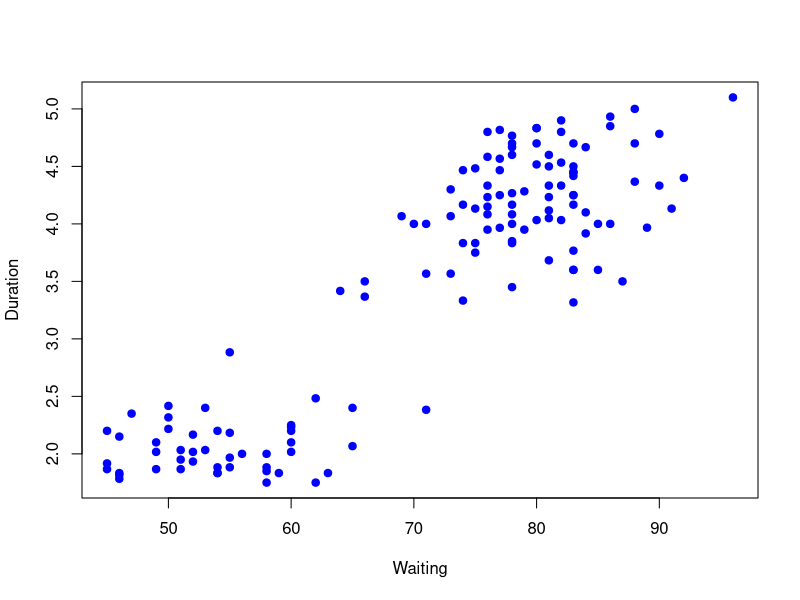
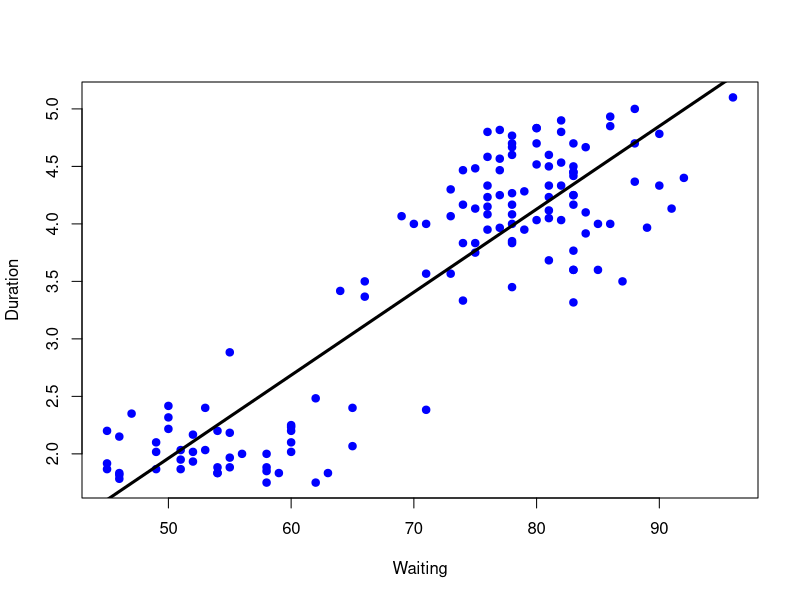
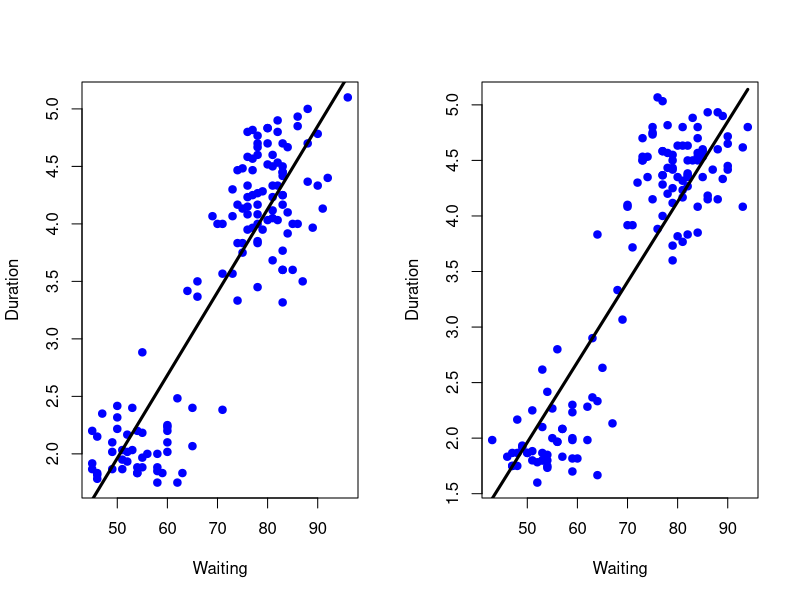
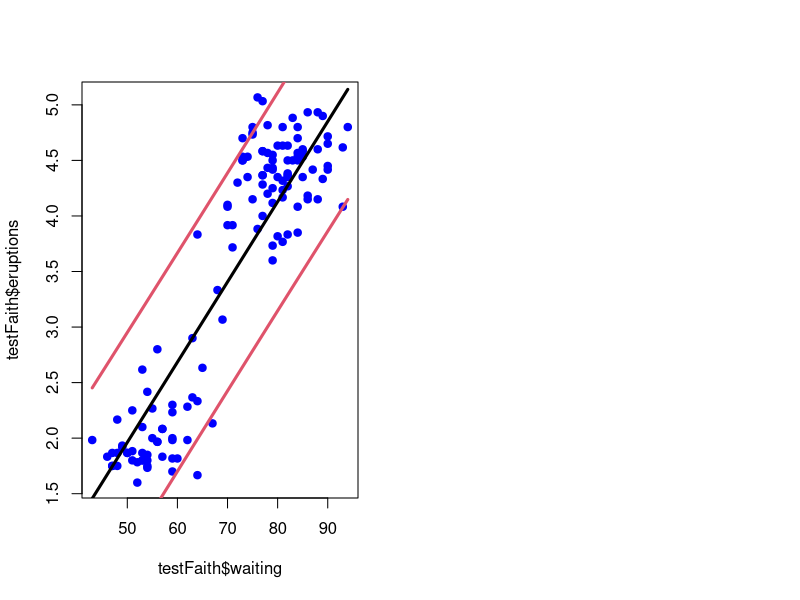

Recreate these plots in R, in order.
## ---- chunk 1
# make this an external chunk that can be included in any file
options(width = 100)
library(knitr)
opts_chunk$set(message = F, error = F, warning = F, comment = NA, fig.align = 'center', dpi = 100, tidy = F, cache.path = '.cache/', fig.path = 'E:/Conrad_github/courses/08_PracticalMachineLearning/017predictingWithRegression/fig/')

options(xtable.type = 'html')
knit_hooks$set(inline = function(x) {
  if(is.numeric(x)) {
    round(x, getOption('digits'))
  } else {
    paste(as.character(x), collapse = ', ')
  }
})
knit_hooks$set(plot = knitr:::hook_plot_html)
## ---- chunk 2
library(caret);data(faithful); set.seed(333)
inTrain <- createDataPartition(y=faithful$waiting,
                              p=0.5, list=FALSE)
trainFaith <- faithful[inTrain,]; testFaith <- faithful[-inTrain,]
head(trainFaith)
## ---- chunk 3
plot(trainFaith$waiting,trainFaith$eruptions,pch=19,col="blue",xlab="Waiting",ylab="Duration")
## ---- chunk 4
lm1 <- lm(eruptions ~ waiting,data=trainFaith)
summary(lm1)
## ---- chunk 5
plot(trainFaith$waiting,trainFaith$eruptions,pch=19,col="blue",xlab="Waiting",ylab="Duration")
lines(trainFaith$waiting,lm1$fitted,lwd=3)
## ---- chunk 6
coef(lm1)[1] + coef(lm1)[2]*80
newdata <- data.frame(waiting=80)
predict(lm1,newdata)
## ---- chunk 7
par(mfrow=c(1,2))
plot(trainFaith$waiting,trainFaith$eruptions,pch=19,col="blue",xlab="Waiting",ylab="Duration")
lines(trainFaith$waiting,predict(lm1),lwd=3)
plot(testFaith$waiting,testFaith$eruptions,pch=19,col="blue",xlab="Waiting",ylab="Duration")
lines(testFaith$waiting,predict(lm1,newdata=testFaith),lwd=3)
## ---- chunk 8
# Calculate RMSE on training
sqrt(sum((lm1$fitted-trainFaith$eruptions)^2))

# Calculate RMSE on test
sqrt(sum((predict(lm1,newdata=testFaith)-testFaith$eruptions)^2))
## ---- chunk 9
pred1 <- predict(lm1,newdata=testFaith,interval="prediction")
ord <- order(testFaith$waiting)
plot(testFaith$waiting,testFaith$eruptions,pch=19,col="blue")
matlines(testFaith$waiting[ord],pred1[ord,],type="l",,col=c(1,2,2),lty = c(1,1,1), lwd=3)
## ---- chunk 10
modFit <- train(eruptions ~ waiting,data=trainFaith,method="lm")
summary(modFit$finalModel)
